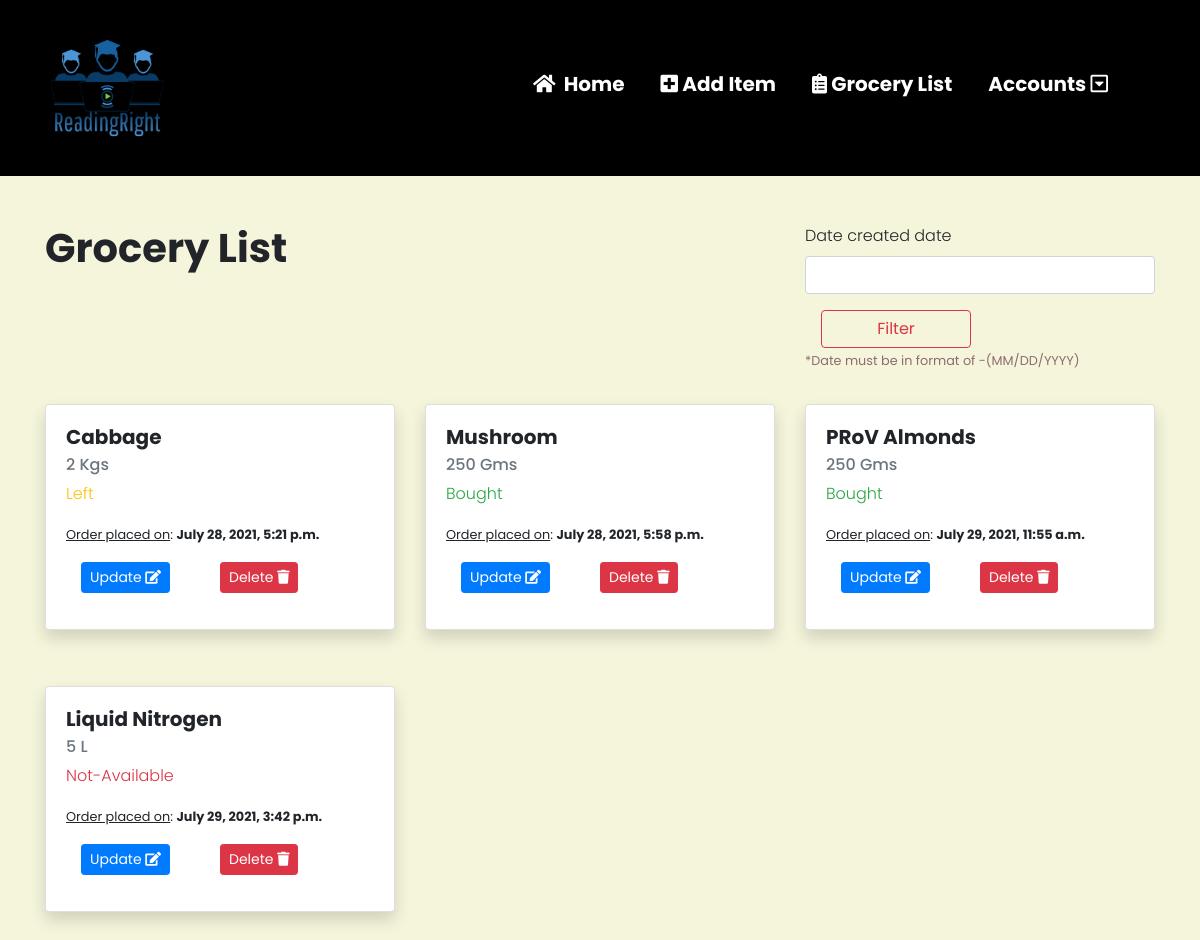
The app's page / (signed in) with its own data.
### home/models.py (models this page shows, shortened)
class Product(models.Model):
    name = models.CharField(max_length = 300)
    quantity = models.IntegerField()
    unit = models.CharField(max_length = 5, choices = UNIT_CHOICES)
    status = models.CharField(max_length = 150, choices = STATUS)
    user = models.ForeignKey(User, on_delete = models.CASCADE)
    date_created = models.DateTimeField(auto_now_add = True)
    updated = models.DateTimeField(auto_now = True)

### home/views.py (the view)
# urls.py: path('', Index, name = 'home'),
def Index(request):
    if request.user.is_authenticated:
        user = request.user
        products = Product.objects.filter(user = user)
        myFilter = ProductFilter(request.GET, queryset = products)
        products = myFilter.qs
        data = {
            'products': products,
            'myFilter': myFilter,
        }
        return render(request, 'index.html', data)
    else:
        return render(request, 'index.html')

### home/templates/index.html (shortened to what this page needs)
{% extends 'base.html' %}
{% load static %}
{% load crispy_forms_tags %}
{% block content %}
{% if user.is_authenticated %}
<div class="container mt-5">
    <div class="row">
        <div class="col-lg-8">
            <h1>Grocery List</h1>
        </div>
        <div class="col-lg-4 float-right">
            <form method="get">
                {{myFilter.form|crispy}}
                <button type = "submit" class = "btn btn-md btn-outline-danger ml-3" style = "width: 150px;"> Filter </button>
            </form>
            <small style = "color: rgb(142, 108, 108)">*Date must be in format of -(MM/DD/YYYY) </small>
        </div>
    </div>
    <div class="row mt-4">
        {% for product in products %}
        <div class="col-lg-4">
            <div class="card shadow rounded mt-2 mb-5">
                <div class="card-body">
                  <h5 class="card-title">{{product.name}}</h5>
                  <h6 class="card-subtitle mb-2 text-muted">{{product.quantity}} {{product.unit}}</h6>
                  {% if product.status == 'Bought' %}
                    <p class="text-success">{{product.status}}</p>
                    {% elif product.status == 'Left' %}
                    <p class="text-warning">{{product.status}}</p>
                    {% elif product.status == 'Not-Available' %}
                    <p class="text-danger">{{product.status}}</p>
                  {% endif %}
                   <small> <u>Order placed on</u>: <b>{{product.date_created}}</b></small>
                  <div class = "container mt-2 row">
                      <div class = "col-lg-6 mt-2 mb-3">
                          <a href = "updateitem/{{product.id}}"><button class = "btn btn-sm btn-primary"> Update <i class="fas fa-edit"></i> </button></a>
                      </div>
                      <div class = "col-lg-6 mt-2 mb-3">
                        <a href = "deleteitem/{{product.id}}"><button class = "btn btn-sm btn-danger"> Delete <i class="fas fa-trash"></i> </button></a>
                      </div>
                  </div>
                </div>
            </div>
        </div>
        {% endfor %}
    </div>
</div>
{% endif %}
{% endblock %}

### home/templates/base.html (shortened to what this page needs)
{% load static %}
<!doctype html>
<html lang="en">
  <head>
    <link rel="stylesheet" href="https://stackpath.bootstrapcdn.com/bootstrap/4.3.1/css/bootstrap.min.css">
    <link rel="stylesheet" href="https://use.fontawesome.com/releases/v5.15.3/css/all.css">
    <link rel="stylesheet" href="{% static 'style.css' %}">
  </head>
  <body>
    <nav class="navbar navbar-expand-lg navbar-dark" style = "background-color: #000;">
      <a class="navbar-brand ml-3" href="/"><img style = "height: 150px;" src = "{% static 'btm_logo.png' %}"></a>
      <div class="collapse navbar-collapse mr-5" id="navbarSupportedContent">
        <ul class="navbar-nav ml-auto">
          {% if user.is_authenticated %}
          <li class="nav-item">
            <a class="nav-link" href="/"><h3> <i class="fas fa-home mr-1"></i> Home </h3></a>
          </li>
          <li class="nav-item">
            <a class="nav-link" href="{% url 'additem' %}"><h3><i class="fas fa-plus-square"></i> Add Item </h3></a>
          </li>
          <li class="nav-item">
            <a class="nav-link" href="{% url 'savedlist' %}"><h3><i class="fas fa-clipboard-list"></i> Grocery List </h3></a>
          </li>
          {% else %}
          <li class="nav-item">
            <a class="nav-link" href="/"><h3> <i class="fas fa-home mr-1"></i> Home </h3></a>
          </li>
          {% endif %}
          <li class="nav-item dropdown">
            <a class="nav-link " href="#" id="navbarDropdown" role="button" data-toggle="dropdown" aria-haspopup="true" aria-expanded="false">
              <h3> Accounts <i class="far fa-caret-square-down"></i> </h3>
            </a>
          </li>
        </ul>
      </div>
    </nav>
    {% block content %}  {% endblock %}
  </body>
</html>

### static/style.css (style rules this page uses)
body { font-family: 'Poppins', sans-serif; font-weight: 300; background-color: beige; }
h1, h2, h3, h4, h5 { font-family: 'Poppins', sans-serif; font-weight: 700; }

### home/templates/base.html (style rules this page uses)
nav div ul li a h3 { color: #fff; font-size: 20px; margin-right: 20px; }

### records on screen
Product: name "Cabbage", quantity "2", unit "Kgs", status "Left", date_created "July 28, 2021, 5:21 p.m."
Product: name "Mushroom", quantity "250", unit "Gms", status "Bought", date_created "July 28, 2021, 5:58 p.m."
Product: name "PRoV Almonds", quantity "250", unit "Gms", status "Bought", date_created "July 29, 2021, 11:55 a.m."
Product: name "Liquid Nitrogen", quantity "5", unit "L", status "Not-Available", date_created "July 29, 2021, 3:42 p.m."
